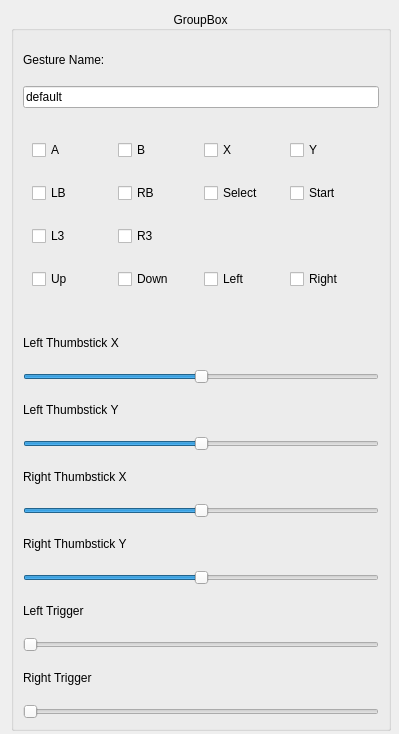
<?xml version="1.0" encoding="UTF-8"?>
<ui version="4.0">
 <class>Gesture_panel</class>
 <widget class="QWidget" name="Gesture_panel">
  <property name="geometry">
   <rect>
    <x>0</x>
    <y>0</y>
    <width>399</width>
    <height>734</height>
   </rect>
  </property>
  <property name="minimumSize">
   <size>
    <width>360</width>
    <height>600</height>
   </size>
  </property>
  <property name="windowTitle">
   <string>Form</string>
  </property>
  <layout class="QVBoxLayout" name="verticalLayout_2">
   <item>
    <widget class="QGroupBox" name="groupBox">
     <property name="minimumSize">
      <size>
       <width>380</width>
       <height>720</height>
      </size>
     </property>
     <property name="font">
      <font>
       <pointsize>9</pointsize>
      </font>
     </property>
     <property name="title">
      <string>GroupBox</string>
     </property>
     <property name="alignment">
      <set>Qt::AlignCenter</set>
     </property>
     <layout class="QVBoxLayout" name="verticalLayout">
      <item>
       <widget class="QLabel" name="name">
        <property name="maximumSize">
         <size>
          <width>16777215</width>
          <height>40</height>
         </size>
        </property>
        <property name="text">
         <string>Gesture Name:</string>
        </property>
       </widget>
      </item>
      <item>
       <widget class="QLineEdit" name="nameBox">
        <property name="inputMask">
         <string/>
        </property>
        <property name="text">
         <string>default</string>
        </property>
       </widget>
      </item>
      <item>
       <widget class="QWidget" name="widget_6" native="true">
        <property name="minimumSize">
         <size>
          <width>300</width>
          <height>100</height>
         </size>
        </property>
        <layout class="QGridLayout" name="gridLayout_3">
         <item row="1" column="1">
          <widget class="QCheckBox" name="B">
           <property name="minimumSize">
            <size>
             <width>0</width>
             <height>0</height>
            </size>
           </property>
           <property name="text">
            <string>B</string>
           </property>
          </widget>
         </item>
         <item row="4" column="2">
          <widget class="QCheckBox" name="Left">
           <property name="text">
            <string>Left</string>
           </property>
           <property name="iconSize">
            <size>
             <width>200</width>
             <height>16</height>
            </size>
           </property>
          </widget>
         </item>
         <item row="1" column="0">
          <widget class="QCheckBox" name="A">
           <property name="minimumSize">
            <size>
             <width>0</width>
             <height>0</height>
            </size>
           </property>
           <property name="autoFillBackground">
            <bool>false</bool>
           </property>
           <property name="text">
            <string>A</string>
           </property>
          </widget>
         </item>
         <item row="4" column="0">
          <widget class="QCheckBox" name="Up">
           <property name="text">
            <string>Up</string>
           </property>
          </widget>
         </item>
         <item row="1" column="2">
          <widget class="QCheckBox" name="X">
           <property name="text">
            <string>X</string>
           </property>
          </widget>
         </item>
         <item row="3" column="1">
          <widget class="QCheckBox" name="R3">
           <property name="text">
            <string>R3</string>
           </property>
          </widget>
         </item>
         <item row="2" column="2">
          <widget class="QCheckBox" name="Select">
           <property name="text">
            <string>Select</string>
           </property>
          </widget>
         </item>
         <item row="4" column="1">
          <widget class="QCheckBox" name="Down">
           <property name="minimumSize">
            <size>
             <width>0</width>
             <height>0</height>
            </size>
           </property>
           <property name="text">
            <string>Down</string>
           </property>
          </widget>
         </item>
         <item row="2" column="3">
          <widget class="QCheckBox" name="Start">
           <property name="text">
            <string>Start</string>
           </property>
          </widget>
         </item>
         <item row="2" column="0">
          <widget class="QCheckBox" name="LB">
           <property name="minimumSize">
            <size>
             <width>0</width>
             <height>0</height>
            </size>
           </property>
           <property name="text">
            <string>LB</string>
           </property>
          </widget>
         </item>
         <item row="1" column="3">
          <widget class="QCheckBox" name="Y">
           <property name="text">
            <string>Y</string>
           </property>
          </widget>
         </item>
         <item row="3" column="0">
          <widget class="QCheckBox" name="L3">
           <property name="minimumSize">
            <size>
             <width>0</width>
             <height>0</height>
            </size>
           </property>
           <property name="text">
            <string>L3</string>
           </property>
          </widget>
         </item>
         <item row="4" column="3">
          <widget class="QCheckBox" name="Right">
           <property name="text">
            <string>Right</string>
           </property>
          </widget>
         </item>
         <item row="2" column="1">
          <widget class="QCheckBox" name="RB">
           <property name="text">
            <string>RB</string>
           </property>
          </widget>
         </item>
        </layout>
       </widget>
      </item>
      <item>
       <widget class="QLabel" name="lb_slider_1">
        <property name="maximumSize">
         <size>
          <width>16777215</width>
          <height>40</height>
         </size>
        </property>
        <property name="text">
         <string>Left Thumbstick X</string>
        </property>
       </widget>
      </item>
      <item>
       <widget class="QSlider" name="slider_1">
        <property name="minimum">
         <number>-32768</number>
        </property>
        <property name="maximum">
         <number>32767</number>
        </property>
        <property name="value">
         <number>0</number>
        </property>
        <property name="orientation">
         <enum>Qt::Horizontal</enum>
        </property>
       </widget>
      </item>
      <item>
       <widget class="QLabel" name="lb_slider_2">
        <property name="maximumSize">
         <size>
          <width>16777215</width>
          <height>40</height>
         </size>
        </property>
        <property name="text">
         <string>Left Thumbstick Y</string>
        </property>
       </widget>
      </item>
      <item>
       <widget class="QSlider" name="slider_2">
        <property name="minimum">
         <number>-32768</number>
        </property>
        <property name="maximum">
         <number>32767</number>
        </property>
        <property name="value">
         <number>0</number>
        </property>
        <property name="orientation">
         <enum>Qt::Horizontal</enum>
        </property>
       </widget>
      </item>
      <item>
       <widget class="QLabel" name="lb_slider_3">
        <property name="maximumSize">
         <size>
          <width>16777215</width>
          <height>40</height>
         </size>
        </property>
        <property name="text">
         <string>Right Thumbstick X</string>
        </property>
       </widget>
      </item>
      <item>
       <widget class="QSlider" name="slider_3">
        <property name="minimum">
         <number>-32768</number>
        </property>
        <property name="maximum">
         <number>32767</number>
        </property>
        <property name="value">
         <number>0</number>
        </property>
        <property name="orientation">
         <enum>Qt::Horizontal</enum>
        </property>
       </widget>
      </item>
      <item>
       <widget class="QLabel" name="lb_slider_4">
        <property name="maximumSize">
         <size>
          <width>16777215</width>
          <height>40</height>
         </size>
        </property>
        <property name="text">
         <string>Right Thumbstick Y</string>
        </property>
       </widget>
      </item>
      <item>
       <widget class="QSlider" name="slider_4">
        <property name="minimum">
         <number>-32768</number>
        </property>
        <property name="maximum">
         <number>32767</number>
        </property>
        <property name="value">
         <number>0</number>
        </property>
        <property name="orientation">
         <enum>Qt::Horizontal</enum>
        </property>
       </widget>
      </item>
      <item>
       <widget class="QLabel" name="lb_slider_5">
        <property name="maximumSize">
         <size>
          <width>16777215</width>
          <height>40</height>
         </size>
        </property>
        <property name="text">
         <string>Left Trigger</string>
        </property>
       </widget>
      </item>
      <item>
       <widget class="QSlider" name="slider_5">
        <property name="maximum">
         <number>255</number>
        </property>
        <property name="orientation">
         <enum>Qt::Horizontal</enum>
        </property>
       </widget>
      </item>
      <item>
       <widget class="QLabel" name="lb_slider_6">
        <property name="maximumSize">
         <size>
          <width>16777215</width>
          <height>40</height>
         </size>
        </property>
        <property name="text">
         <string>Right Trigger</string>
        </property>
       </widget>
      </item>
      <item>
       <widget class="QSlider" name="slider_6">
        <property name="maximum">
         <number>255</number>
        </property>
        <property name="value">
         <number>0</number>
        </property>
        <property name="sliderPosition">
         <number>0</number>
        </property>
        <property name="orientation">
         <enum>Qt::Horizontal</enum>
        </property>
       </widget>
      </item>
     </layout>
    </widget>
   </item>
  </layout>
 </widget>
 <resources/>
 <connections/>
</ui>
